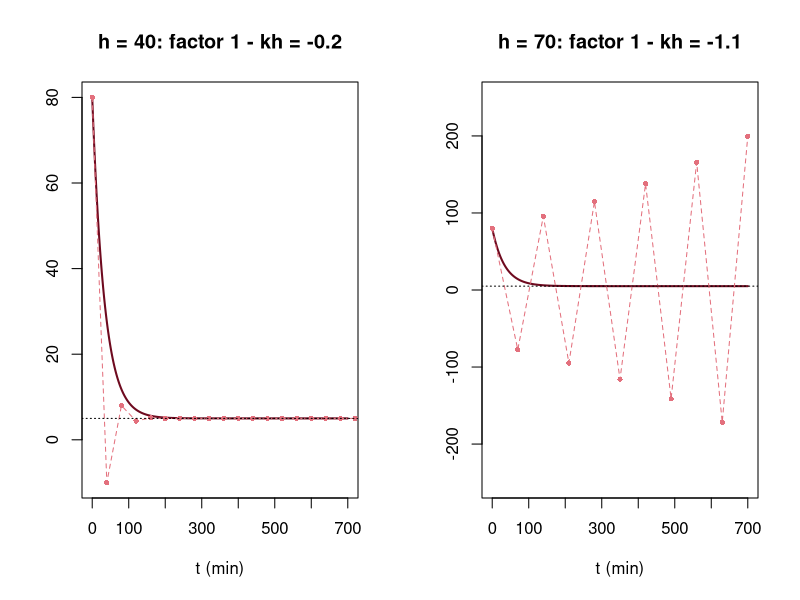

Recreate this plot in R.
# Fig. 3.22: Euler's method with too large a step size (book, Section 3.4, Eq. 3.27)
# T_{n+1} - 5 = (1 - k h)(T_n - 5): for h = 40 the factor is -0.2 (damped oscillation), for h = 70 it is -1.1 (growing oscillation)
# (c) 2026 Philipp Kügler · Program for the book "Dynamical Systems in the Life Sciences" · MIT License (see LICENSE)
k <- 0.03; Tu <- 5; T0 <- 80
tt <- seq(0, 700, length.out = 400)
par(mfrow = c(1, 2))
for (h in c(40, 70)) {
  N <- ceiling(700 / h)
  t <- h * (0:N); T <- numeric(N + 1); T[1] <- T0
  for (n in 1:N) T[n + 1] <- T[n] + h * k * (Tu - T[n])
  plot(tt, Tu + (T0 - Tu) * exp(-k * tt), type = "l", col = rgb(0.43, 0.04, 0.12), lwd = 2,
       ylim = if (h == 70) c(-250, 250) else range(T), xlab = "t (min)", ylab = "", main = sprintf("h = %d: factor 1 - kh = %.1f", h, 1 - k * h))
  lines(t, T, type = "o", lty = 2, pch = 16, cex = 0.7, col = rgb(0.89, 0.44, 0.49))
  abline(h = Tu, lty = 3)
  cat(sprintf("h = %d: T_1 ... T_4 =", h), sprintf("%.2f", T[2:5]), "\n")
}
